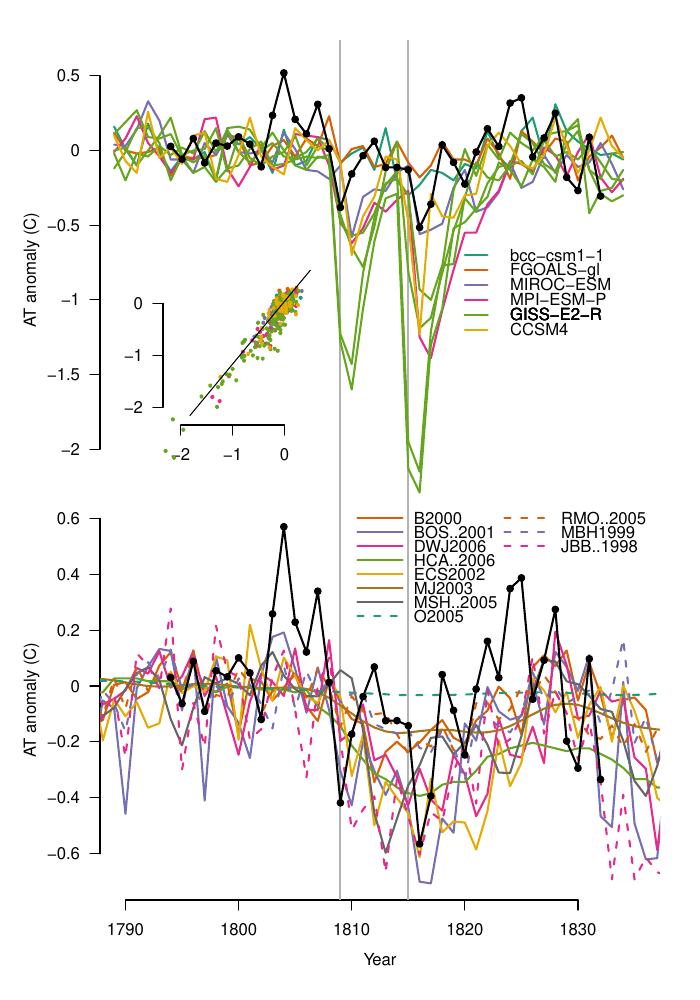

The R source for this figure:
# Compare Air temperatures as estimated by EIC obs
#  CMIP4 proxy reconstructions, and CMIP5 GCM reconstructions

library(grid)
library(RColorBrewer)
# Ob anomalies
sts<-read.table('at_anoms.out',header=T)
x=rep(0,0)
y=rep(0,0)
for(i in seq(2,length(sts))) { 
   sety = paste(c("yd=sts$",names(sts)[i]),collapse="")
   eval(parse(text=sety))
   year = as.numeric(sub ('/.*','',sts$Date))
   month = as.numeric(substr(as.character(sts$Date),6,7))
   x=append(x,year)
   y=append(y,yd)
}
ym<-rep(0.0,1836-1790)
yy<-seq(1790,1835,1)
for(i in seq(1,length(yy))) {
 ym[i]<-mean(y[x==yy[i]],trim=0.1,na.rm=T)
}
# get rid of the observed points where the number of ships is very low
is.na(ym[1:4])<-T
is.na(ym[44:45])<-T

pdf(file="compare_at_anom_multiplex.pdf",width=7,height=10,family='Helvetica',pointsize=12)

sgp = gpar(col=rgb(0,0,1,1),fill=rgb(0,0,1,1),lex=2)
hgp = gpar(col=rgb(1,0,0,1),fill=rgb(1,0,0,1),lex=2)
mgp = gpar(col=rgb(0.7,0.7,0.7,1),fill=rgb(0.7,0.7,0.7,1),lex=2)
tgp = gpar(col=rgb(0,0,0,1),fill=rgb(0,0,0,1),lex=2)

c<-brewer.pal(8,'Dark2') # Colour palette
pushViewport(viewport(width=1.0,height=0.5,x=0.0,y=0.0,
                      just=c("left","bottom"),name="vp_map"))
pushViewport(plotViewport(margins=c(5,5,0,2)))
pushViewport(dataViewport(c(1790,1835),c(-0.7,0.6)))
grid.xaxis(main=T)
grid.text('Year',y=unit(-3,"lines"))
grid.yaxis(main=T)
grid.text('AT anomaly (C)',x=unit(-3.5,"lines"), rot=90)
popViewport()
pushViewport(dataViewport(c(1790,1835),c(-0.7,0.6),clip='on'))
# Mark the volcano years
grid.lines(x=unit(c(1809,1809),'native'),
           y=unit(c(-3,3),'native'),
           gp=mgp)
grid.lines(x=unit(c(1815,1815),'native'),
           y=unit(c(-3,3),'native'),
           gp=mgp)

#Add the proxy series
    labx<-1810.5
    laby<-0.65
files<-c('data/B2000','data/BOS..2001','data/DWJ2006',
         'data/HCA..2006','data/ECS2002','data/MJ2003',
         'data/MSH..2005','data/O2005','data/RMO..2005',
         'data/MBH1999','data/JBB..1998')
    for(i in seq_along(files)) {
      colour<-c[(i)%%8+1]
      gp<-gpar(col=colour,fill=colour,lty=as.integer(i/8)+1,lwd=2)
       mi<-read.table(sprintf("../last-millennium/%s",files[i]),header=F)
       mean<-mean(mi$V2[mi$V1>1790 & mi$V1<1805])
       grid.lines(x=unit(mi$V1,'native'),
                  y=unit(mi$V2-mean,'native'),
                  gp=gp)
       label<-sub ('.*/','',files[i])
       laby<-laby-0.05
       if(laby<0.25) {
         laby<-0.60
         labx<-labx+13
       }
       grid.lines(x=unit(c(labx,labx+4),"native"),
                  y=unit(c(laby,laby),'native'),gp=gp)
       grid.text(label,x=unit(labx+5,"native"),y=unit(laby,'native'),
                                 just='left')
     }
# Add the EIC observations
grid.points(x=unit(yy,'native'),
           y=unit((ym-0.95)*sqrt(1.2),'native'),
           size=unit(0.02,'npc'),
           pch=20,
           gp=tgp)
grid.lines(x=unit(yy,'native'),
           y=unit((ym-0.95)*sqrt(1.2),'native'),
           gp=tgp)
popViewport()
popViewport()
upViewport()

# Add the GCM simulations
hts<-read.table('../gcm_comparison/mts.out',header=T,check.names=F)
pushViewport(viewport(width=1.0,height=0.5,x=0.0,y=0.5,
                      just=c("left","bottom"),name="vp_map"))
pushViewport(plotViewport(margins=c(0,5,2,2)))
pushViewport(dataViewport(c(1790,1835),c(-2.2,0.6)))
grid.yaxis(main=T)
grid.text('AT anomaly (C)',x=unit(-3.5,"lines"), rot=90)
popViewport()
pushViewport(dataViewport(c(1790,1835),c(-2.2,0.6),clip='on'))
# Mark the volcano years
grid.lines(x=unit(c(1809,1809),'native'),
           y=unit(c(-3,3),'native'),
           gp=mgp)
grid.lines(x=unit(c(1815,1815),'native'),
           y=unit(c(-3,3),'native'),
           gp=mgp)
# Draw the lines for CMIP5 models
c<-brewer.pal(8,'Dark2')
    idx<-1
for(i in seq(2,length(hts))) {
   if(i>2 && names(hts)[i] != names(hts)[i-1]) idx<-idx+1
   colour<-c[(idx-1)%%8+1]
   gp<-gpar(col=colour,fill=colour,lty=as.integer((idx-1)/8)+1,lwd=2)
   grid.lines(x=unit(hts$Year,'native'),
              y=unit(hts[[i]],'native'),
              gp=gp)
   grid.lines(x=unit(c(1820,1822),'native'),
              y=unit(rep(-0.6-0.1*idx,2),'native'),
              gp=gp)
   grid.text(names(hts)[i],
             x=unit(1824,'native'),
             y=unit(-0.6-0.1*idx,'native'),just='left')
   
}
# Add the EIC observations
grid.points(x=unit(yy,'native'),
           y=unit(ym-0.95,'native'),
           size=unit(0.02,'npc'),
           pch=20,
           gp=tgp)
grid.lines(x=unit(yy,'native'),
           y=unit(ym-0.95,'native'),
           gp=tgp)
popViewport()
popViewport()
upViewport()

# Add the inset - NH v obs coverage temperatures
nh<-read.table('../gcm_comparison/nh_ts.out',header=T,check.names=F)
pushViewport(viewport(width=0.4,height=0.4*7/10,x=0.09,y=0.475,
                      just=c("left","bottom"),name="vp_map"))
pushViewport(plotViewport(margins=c(5,5,1,1)))
pushViewport(dataViewport(c(-2.2,0.6),c(-2.2,0.6)))
grid.xaxis(main=T,at=c(-2,-1,0))
#grid.text('Temperature of observed region (C)',y=unit(-3,"lines"))
grid.yaxis(main=T,at=c(-2,-1,0))
#grid.text('Northern Hemisphere temperature (C)',x=unit(-3.5,"lines"), rot=90)
c<-brewer.pal(8,'Dark2')
idx<-1
for(i in seq(2,length(nh))) {
   if(i>2 && names(hts)[i] != names(hts)[i-1]) idx<-idx+1
   colour<-c[(idx-1)%%8+1]
   gp<-gpar(col=colour,fill=colour,lty=as.integer((idx-1)/8)+1,lwd=2)
   grid.points(x=unit(hts[[i]],'native'),
           y=unit(nh[[i]],'native'),
           size=unit(0.03,'npc'),
           pch=20,
           gp=gp)
 }
# Make a combined linear fit
x<-numeric(0)
y<-numeric(0)
for(i in seq(2,length(nh))) {
  x<-c(x,hts[[i]])
  y<-c(y,nh[[i]])
}
lm<-lm(y~x)
tgp = gpar(col=rgb(0,0,0,1),fill=rgb(0,0,0,1),lex=2)
grid.lines(x=unit(c(-2.2/lm$coefficients[2],0.6/lm$coefficients[2]),'native'),
           y=unit(c(-2.2-lm$coefficients[1],0.6-lm$coefficients[1]),'native'),
           )
popViewport()
popViewport()
upViewport()

